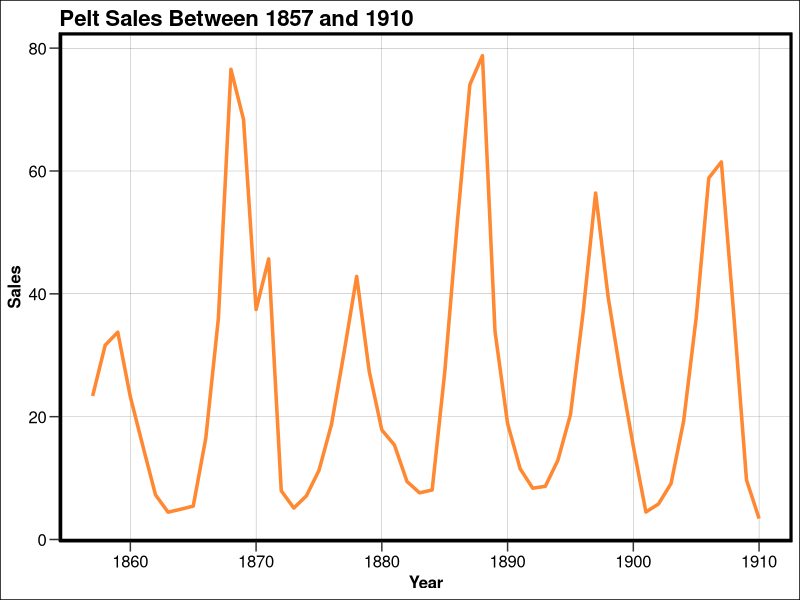
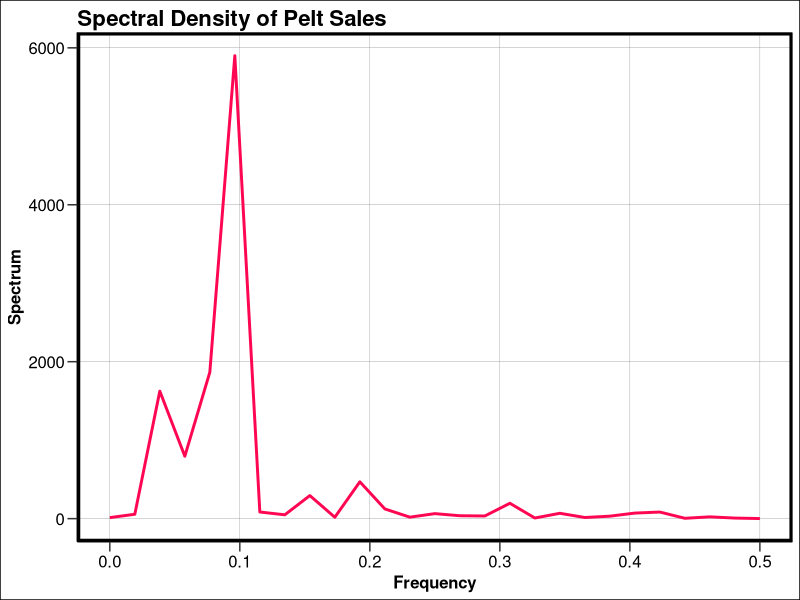
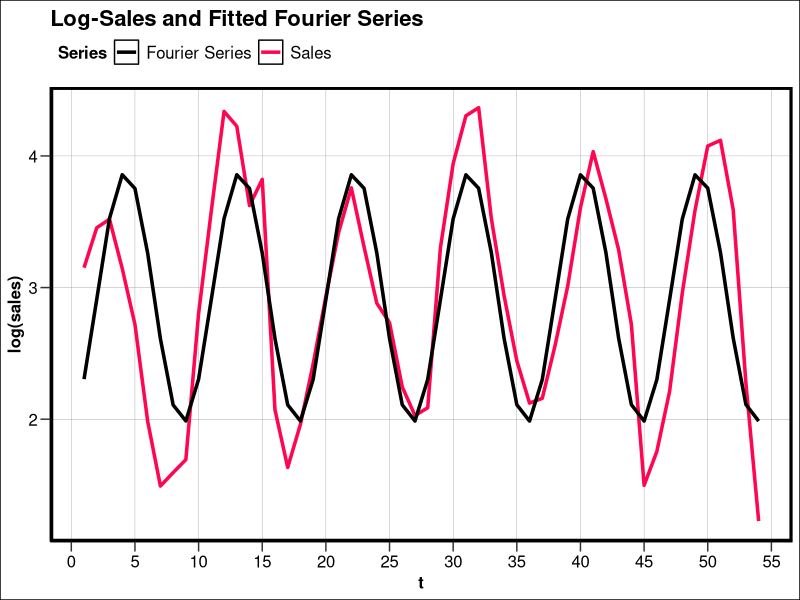

Write the R code that produced these figures, in order.
## ---- chunk 1
library(dplyr)
library(readr)
library(ggplot2)
library(lubridate)
## ---- chunk 2
plot_theme <- theme(
    plot.title = element_text(
        size = 16, face = "bold", hjust = 0,
        margin = margin(b = 0.1, unit = "cm")),
    plot.background = element_rect(
        fill = "#FFFFFF"),
    axis.title = element_text(
        size = 12, face = "bold"),
    axis.text = element_text(
        size = 12),
    axis.ticks.length = unit(0.25, units = "cm"),
    axis.line = element_line(
        linewidth = 0.5, color = "#000000"),
    panel.grid.minor.x = element_blank(),
    panel.grid.minor.y = element_blank(),
    panel.grid.major.x = element_line(
        linewidth = 0.1, color = "gray50"),
    panel.grid.major.y = element_line(
        linewidth = 0.1, color = "gray50"),
    panel.background = element_rect(
        fill = "#FFFFFF"),
    panel.border = element_rect(
        fill = NA, color = "#000000", linewidth = 2.0),
    legend.title = element_text(
        size = 12, face = "bold"),
    legend.text = element_text(
        size = 12),
    legend.position = "top",
    legend.justification = "left"
)

theme_set(plot_theme)
## ---- chunk 3
acvf <- function(k) {
    gamma_k <- function(w) {
        (1/(8*pi)) * (cos(k*w) - 1.28*cos(k*w)*cos(w) + 0.6*cos(k*w)*cos(2*w))
    }
    out <- integrate(gamma_k, lower = 0, upper = pi)$value
    return(out)
}

sapply(c(3:10), FUN = acvf)
## ---- chunk 4
pelts <- read_table("./data/pelt.txt", col_names = FALSE) %>%
    rename(
        sales = `X1`) %>%
    mutate(
        sales = sales / 1000,
        year = seq(year("1857-01-01"), year("1910-01-01")),
        t = year - 1856) %>%
    relocate(c(year, t), .before = sales)

pelts_chart <- ggplot(
    data = pelts,
    aes(x = year, y = sales)
) +
    geom_line(
        linewidth = 1.2,
        color = "#FF8833"
) +
    labs(
        x = "Year",
        y = "Sales",
        title = "Pelt Sales Between 1857 and 1910"
)

print(pelts_chart)
## ---- chunk 5
pelts_spec <- spec.pgram(
    ts(pelts$sales, start = c(1857), frequency = 1),
    log = "no",
    plot = FALSE
)

spec_data <- tibble(
    freq = seq(0, 0.5, length.out = length(pelts_spec$spec)),
    spec = pelts_spec$spec
)

spec_chart <- ggplot(
    data = spec_data,
    aes(x = freq, y = spec)
) +
    geom_line(
        linewidth = 1.0,
        color = "#FF0652"
) +
    labs(
        x = "Frequency",
        y = "Spectrum",
        title = "Spectral Density of Pelt Sales"
)

print(spec_chart)
## ---- chunk 6
#' @param series A univariate time-series
#' @param p Fourier frequency constant

fourier_freq <- function(series, p) {
    # Input checks
    if (max(p) > length(series) / 2) {
        stop("p cannot be greater than N/2")
    }
    if (is.ts(series) == FALSE) {
        series <- as.ts(series)
    }
    # Generate frequencies
    N <- length(series)
    w_p <- (2 * pi * p) / N

    # Return output
    return(w_p)
}

fourier_freq(series = pelts$sales, p = 8)
## ---- chunk 7
significant_freqs <- function(w_p) {
    lm_fit <- lm(
        formula = log(sales) ~ cos(w_p * t) + sin(w_p * t),
        data = pelts
    )
    f_stat <- summary(lm_fit)$fstatistic
    p_val <- pf(
        q = f_stat[1], df1 = f_stat[2], df2 = f_stat[3],
        lower.tail = FALSE)
    return(p_val)
}

freqs <- fourier_freq(
    series = pelts$sales,
    p = seq(1, 27, length.out = 27)
)

sig_freqs <- tibble(
    p = seq(1, 27, length.out = 27),
    w_p = freqs,
    p_value = sapply(freqs, significant_freqs)) %>%
    filter(
        p_value < 0.05)

print(sig_freqs)
## ---- chunk 8
lm_fit <- lm(
    log(sales) ~ cos(0.698 * t) + sin(0.698 * t),
    data = pelts
)

lmtest::coeftest(lm_fit)
## ---- chunk 9
lm_data <- tibble(
    t = pelts$t,
    log_sales = log(pelts$sales),
    fitted_vals = fitted.values(lm_fit)
)

palette <- c("Sales" = "#FF0652", "Fourier Series" = "#000000")

lm_chart <- ggplot(
    data = lm_data,
    aes(x = t)
) +
    geom_line(
        aes(y = log_sales, color = "Sales"),
        linewidth = 1.2
) +
    geom_line(
        aes(y = fitted_vals, color = "Fourier Series"),
        linewidth = 1.2
) +
    labs(
        x = "t",
        y = "log(sales)",
        title = "Log-Sales and Fitted Fourier Series",
        color = "Series"
) +
    scale_x_continuous(
        n.breaks = 10
) +
    scale_color_manual(
        values = palette
)

print(lm_chart)
